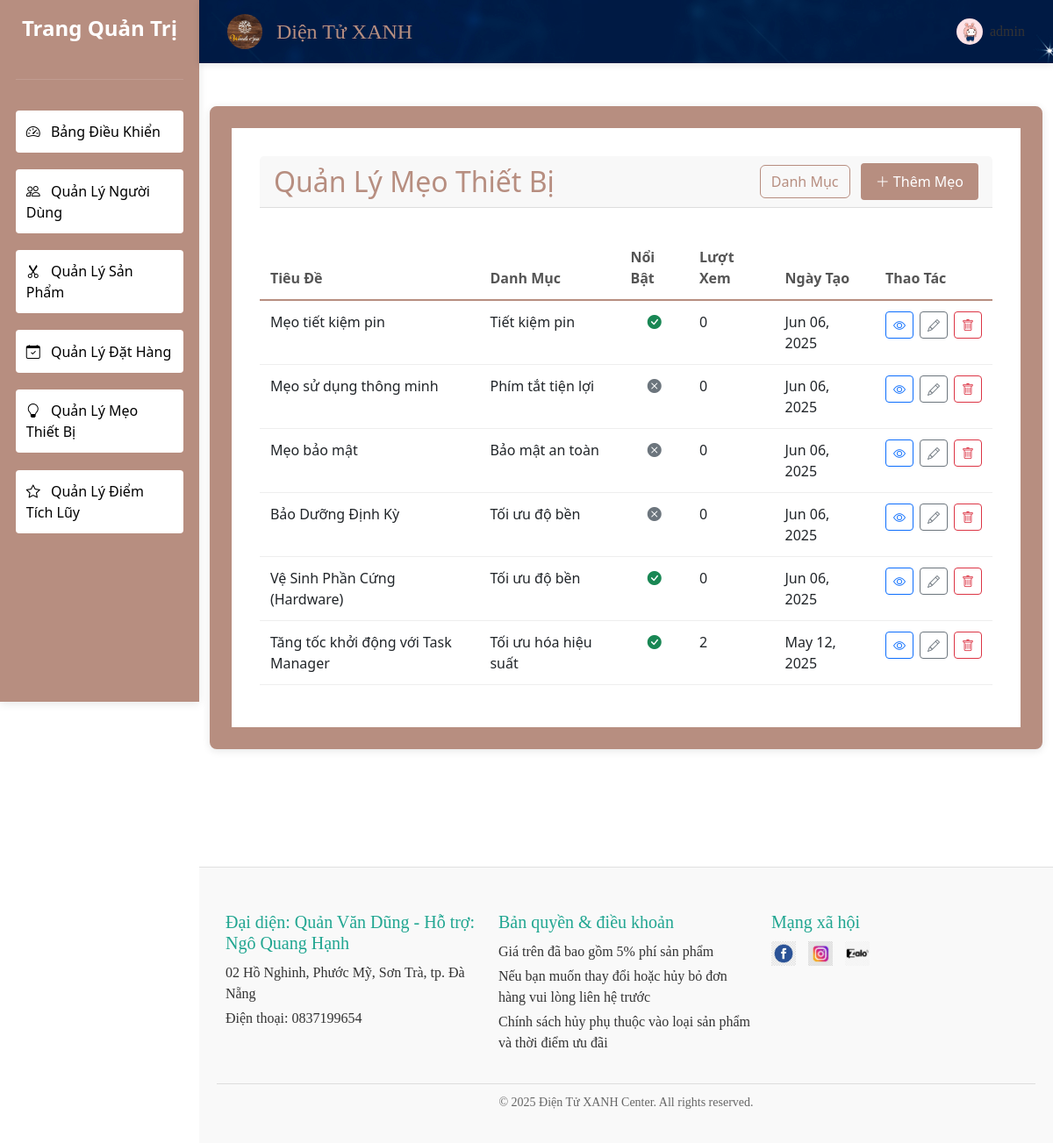
Screenshot of /tips/admin/ (signed in) with the database file from the repository.
### accounts/models.py (models this page shows, shortened)
class CustomUser(AbstractUser):
    phone = models.CharField(max_length=15, blank=True)
    address = models.TextField(blank=True)
    USER_TYPE_CHOICES = (
        ('admin', 'Admin'),
        ('staff', 'Staff'),
        ('customer', 'Customer'),
    )
    user_type = models.CharField(max_length=10, choices=USER_TYPE_CHOICES, default='customer')
    class Meta:
        verbose_name = 'User'
        verbose_name_plural = 'Users'
    def is_admin(self):
        return self.user_type == 'admin'

### tips/models.py (models this page shows, shortened)
class BeautyTip(models.Model):
    category = models.ForeignKey(BeautyTipCategory, on_delete=models.SET_NULL, null=True, blank=True)
    title = models.CharField(max_length=200)
    slug = models.SlugField(max_length=200, unique=True)
    content = models.TextField()
    image = models.ImageField(upload_to='tips/', blank=True)
    is_featured = models.BooleanField(default=False)
    created_at = models.DateTimeField(auto_now_add=True)
    updated_at = models.DateTimeField(auto_now=True)
    views = models.PositiveIntegerField(default=0)
    class Meta:
        ordering = ['-is_featured', '-created_at']
    def get_absolute_url(self):
        if not self.slug:
            return reverse('tips:admin_tip_list')
        return reverse('tips:detail', kwargs={'slug': self.slug})

class BeautyTipCategory(models.Model):
    name = models.CharField(max_length=100)
    slug = models.SlugField(max_length=100, unique=True, blank=True)
    description = models.TextField(blank=True)
    class Meta:
        verbose_name_plural = "Beauty Tip Categories"

### tips/views.py (the view)
    def wrapper(request, *args, **kwargs):
        if not request.user.is_authenticated or not request.user.is_admin():
            return render(request, 'admin/access_denied.html', status=403)
        return view_func(request, *args, **kwargs)

### tips/views.py (called while the page is built)
def admin_required(view_func):
    def wrapper(request, *args, **kwargs):
        if not request.user.is_authenticated or not request.user.is_admin():
            return render(request, 'admin/access_denied.html', status=403)
        return view_func(request, *args, **kwargs)
    return wrapper

@admin_required
def admin_tip_list(request):
    tips = BeautyTip.objects.all().order_by('-created_at')
    return render(request, 'admin/tips/list.html', {'tips': tips})

### templates/admin/tips/list.html (shortened to what this page needs)
{% extends 'admin/base.html' %}
{% block content %}
<div class="card" style="background: #fff; margin-top: 25px; padding: 2rem; border-radius: 8px; box-shadow: 0 2px 10px rgba(0,0,0,0.1); border: 25px solid #B78E80; margin-bottom: 110px;">
    <div class="card-header d-flex justify-content-between align-items-center" style="border-bottom: 1px solid #ddd; margin-bottom: 1rem;">
        <h2 style="color: #B78E80; margin: 0;">Quản Lý Mẹo Thiết Bị</h2>
        <div>
            <a href="{% url 'tips:admin_tip_category_list' %}" class="btn btn-outline-secondary me-2" style="border-color: #B78E80; color: #B78E80;">
                Danh Mục
            </a>
            <a href="{% url 'tips:admin_tip_create' %}" class="btn" style="background-color: #B78E80; color: white; border-radius: 4px; padding: 0.5rem 1rem;">
                <i class="bi bi-plus-lg"></i> Thêm Mẹo
            </a>
        </div>
    </div>
    <div class="card-body" style="padding: 0;">
        <div class="table-responsive">
            <table class="table table-hover" style="border-collapse: collapse; width: 100%; margin-top: 1rem;">
                <thead style="background-color: #f9f9f9;">
                    <tr style="border-bottom: 2px solid #B78E80;">
                        <th style="padding: 0.75rem; color: #555; width: 30%;">Tiêu Đề</th>
                        <th style="padding: 0.75rem; color: #555;">Danh Mục</th>
                        <th style="padding: 0.75rem; color: #555;">Nổi Bật</th>
                        <th style="padding: 0.75rem; color: #555;">Lượt Xem</th>
                        <th style="padding: 0.75rem; color: #555;">Ngày Tạo</th>
                        <th style="padding: 0.75rem; color: #555;">Thao Tác</th>
                    </tr>
                </thead>
                <tbody>
                    {% for tip in tips %}
                    <tr style="border-bottom: 1px solid #eee;">
                        <td style="padding: 0.75rem;">{{ tip.title }}</td>
                        <td style="padding: 0.75rem;">{{ tip.category.name|default:"-" }}</td>
                        <td style="padding: 0.75rem; text-align: center;">
                            {% if tip.is_featured %}
                            <i class="bi bi-check-circle-fill text-success"></i>
                            {% else %}
                            <i class="bi bi-x-circle-fill text-secondary"></i>
                            {% endif %}
                        </td>
                        <td style="padding: 0.75rem;">{{ tip.views }}</td>
                        <td style="padding: 0.75rem;">{{ tip.created_at|date:"M d, Y" }}</td>
                        <td style="padding: 0.75rem;">
                            <div class="btn-group btn-group-sm">
                                <a href="{% if tip.slug %}{{ tip.get_absolute_url }}{% else %}#{% endif %}"
                                   class="btn btn-outline-primary" style="border-radius: 4px;">
                                    <i class="bi bi-eye"></i>
                                </a>
                                <a href="{% url 'tips:admin_tip_update' tip.pk %}"
                                   class="btn btn-outline-secondary" style="border-radius: 4px;">
                                    <i class="bi bi-pencil"></i>
                                </a>
                                <a href="{% url 'tips:admin_tip_delete' tip.pk %}"
                                   class="btn btn-outline-danger confirm-delete" style="border-radius: 4px;">
                                    <i class="bi bi-trash"></i>
                                </a>
                            </div>
                        </td>
                    </tr>
                    {% empty %}
                    <tr>
                        <td colspan="6" class="text-center" style="padding: 1rem;">Không tìm thấy mẹo thiết bị nào</td>
                    </tr>
                    {% endfor %}
                </tbody>
            </table>
        </div>
    </div>
</div>
{% endblock %}

### templates/admin/partials/_navbar.html (shortened to what this page needs)
{% load static %}
<header style="background-image: url('{% static 'images/navbar.jpg' %}');; box-shadow: 0 2px 8px rgba(0, 0, 0, 0.1); padding: 1rem 2rem; display: flex; align-items: center; justify-content: space-between;">
    <div style="display: flex; align-items: center;">
        <img src="{% static 'images/logo.jpg' %}" alt="Logo" style="width: 40px; height: 40px; border-radius: 50%; margin-right: 1rem;">
        <h1 style="font-family: 'Cormorant Garamond', serif; font-size: 1.5rem; color: #B78E80; margin: 0;">Diện Tử XANH</h1>
    </div>
    <div class="dropdown" style="position: relative;">
        <div onclick="toggleDropdown(event)" style="cursor: pointer; display: flex; align-items: center; font-family: 'Cormorant Garamond', serif; font-size: 1rem; color: #333;">
            <img src="{% static 'images/default-avartar.jpg' %}" alt="Avatar" class="avatar" style="width: 30px; height: 30px; border-radius: 50%; margin-right: 8px;">
            <span>{{ request.user.get_full_name|default:request.user.username }}</span>
        </div>
    </div>
</header>

### templates/admin/tips/list.html (style rules this page uses)
.btn-group .btn { margin-right: 0.5rem; transition: background-color 0.3s, transform 0.2s ease; }
.btn-group .btn:last-child { margin-right: 0; }

### rows the page displays
CustomUser: user.get_full_name "admin"
BeautyTip: title "Mẹo tiết kiệm pin", category.name "Tiết kiệm pin", is_featured True (drawn), views "0", created_at "Jun 06, 2025"
BeautyTip: title "Mẹo sử dụng thông minh", category.name "Phím tắt tiện lợi", is_featured False (drawn), views "0", created_at "Jun 06, 2025"
BeautyTip: title "Mẹo bảo mật", category.name "Bảo mật an toàn", is_featured False (drawn), views "0", created_at "Jun 06, 2025"
BeautyTip: title "Bảo Dưỡng Định Kỳ", category.name "Tối ưu độ bền", is_featured False (drawn), views "0", created_at "Jun 06, 2025"
BeautyTip: title "Vệ Sinh Phần Cứng (Hardware)", category.name "Tối ưu độ bền", is_featured True (drawn), views "0", created_at "Jun 06, 2025"
BeautyTip: title "Tăng tốc khởi động với Task Manager", category.name "Tối ưu hóa hiệu suất", is_featured True (drawn), views "2", created_at "May 12, 2025"
